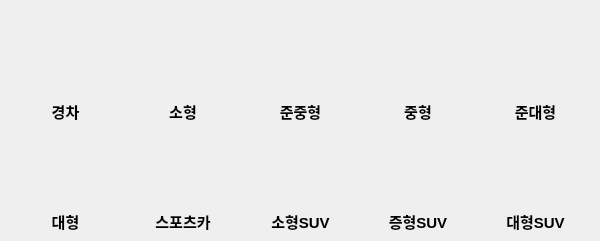
         <widget class="QWidget" name="tab_11">
          <attribute name="title">
           <string>차종별</string>
          </attribute>
          <widget class="QPushButton" name="pushButton_48">
           <property name="enabled">
            <bool>true</bool>
           </property>
           <property name="geometry">
            <rect>
             <x>140</x>
             <y>120</y>
             <width>90</width>
             <height>90</height>
            </rect>
           </property>
           <property name="cursor">
            <cursorShape>PointingHandCursor</cursorShape>
           </property>
           <property name="text">
            <string/>
           </property>
           <property name="icon">
            <iconset>
             <normaloff>../../Desktop/Important/다나와_프로젝트/사진/스포츠카.png</normaloff>../../Desktop/Important/다나와_프로젝트/사진/스포츠카.png</iconset>
           </property>
           <property name="iconSize">
            <size>
             <width>60</width>
             <height>60</height>
            </size>
           </property>
           <property name="default">
            <bool>false</bool>
           </property>
           <property name="flat">
            <bool>true</bool>
           </property>
          </widget>
          <widget class="QPushButton" name="pushButton_49">
           <property name="enabled">
            <bool>true</bool>
           </property>
           <property name="geometry">
            <rect>
             <x>255</x>
             <y>120</y>
             <width>90</width>
             <height>90</height>
            </rect>
           </property>
           <property name="cursor">
            <cursorShape>PointingHandCursor</cursorShape>
           </property>
           <property name="text">
            <string/>
           </property>
           <property name="icon">
            <iconset>
             <normaloff>../../Desktop/Important/다나와_프로젝트/사진/소형SUV.png</normaloff>../../Desktop/Important/다나와_프로젝트/사진/소형SUV.png</iconset>
           </property>
           <property name="iconSize">
            <size>
             <width>60</width>
             <height>60</height>
            </size>
           </property>
           <property name="default">
            <bool>false</bool>
           </property>
           <property name="flat">
            <bool>true</bool>
           </property>
          </widget>
          <widget class="QPushButton" name="pushButton_50">
           <property name="enabled">
            <bool>true</bool>
           </property>
           <property name="geometry">
            <rect>
             <x>370</x>
             <y>120</y>
             <width>90</width>
             <height>90</height>
            </rect>
           </property>
           <property name="cursor">
            <cursorShape>PointingHandCursor</cursorShape>
           </property>
           <property name="text">
            <string/>
           </property>
           <property name="icon">
            <iconset>
             <normaloff>../../Desktop/Important/다나와_프로젝트/사진/중형SUV.png</normaloff>../../Desktop/Important/다나와_프로젝트/사진/중형SUV.png</iconset>
           </property>
           <property name="iconSize">
            <size>
             <width>60</width>
             <height>60</height>
            </size>
           </property>
           <property name="default">
            <bool>false</bool>
           </property>
           <property name="flat">
            <bool>true</bool>
           </property>
          </widget>
          <widget class="QPushButton" name="pushButton_51">
           <property name="enabled">
            <bool>true</bool>
           </property>
           <property name="geometry">
            <rect>
             <x>140</x>
             <y>10</y>
             <width>90</width>
             <height>90</height>
            </rect>
           </property>
           <property name="cursor">
            <cursorShape>PointingHandCursor</cursorShape>
           </property>
           <property name="text">
            <string/>
           </property>
           <property name="icon">
            <iconset>
             <normaloff>../../Desktop/Important/다나와_프로젝트/사진/소형.png</normaloff>../../Desktop/Important/다나와_프로젝트/사진/소형.png</iconset>
           </property>
           <property name="iconSize">
            <size>
             <width>60</width>
             <height>60</height>
            </size>
           </property>
           <property name="default">
            <bool>false</bool>
           </property>
           <property name="flat">
            <bool>true</bool>
           </property>
          </widget>
          <widget class="QPushButton" name="pushButton_52">
           <property name="enabled">
            <bool>true</bool>
           </property>
           <property name="geometry">
            <rect>
             <x>20</x>
             <y>120</y>
             <width>90</width>
             <height>90</height>
            </rect>
           </property>
           <property name="cursor">
            <cursorShape>PointingHandCursor</cursorShape>
           </property>
           <property name="text">
            <string/>
           </property>
           <property name="icon">
            <iconset>
             <normaloff>../../Desktop/Important/다나와_프로젝트/사진/대형.png</normaloff>../../Desktop/Important/다나와_프로젝트/사진/대형.png</iconset>
           </property>
           <property name="iconSize">
            <size>
             <width>60</width>
             <height>60</height>
            </size>
           </property>
           <property name="default">
            <bool>false</bool>
           </property>
           <property name="flat">
            <bool>true</bool>
           </property>
          </widget>
          <widget class="QPushButton" name="pushButton_53">
           <property name="enabled">
            <bool>true</bool>
           </property>
           <property name="geometry">
            <rect>
             <x>20</x>
             <y>10</y>
             <width>90</width>
             <height>90</height>
            </rect>
           </property>
           <property name="cursor">
            <cursorShape>PointingHandCursor</cursorShape>
           </property>
           <property name="text">
            <string/>
           </property>
           <property name="icon">
            <iconset>
             <normaloff>../../Desktop/Important/다나와_프로젝트/사진/경차.png</normaloff>../../Desktop/Important/다나와_프로젝트/사진/경차.png</iconset>
           </property>
           <property name="iconSize">
            <size>
             <width>60</width>
             <height>60</height>
            </size>
           </property>
           <property name="default">
            <bool>false</bool>
           </property>
           <property name="flat">
            <bool>true</bool>
           </property>
          </widget>
          <widget class="QPushButton" name="pushButton_54">
           <property name="enabled">
            <bool>true</bool>
           </property>
           <property name="geometry">
            <rect>
             <x>490</x>
             <y>10</y>
             <width>90</width>
             <height>90</height>
            </rect>
           </property>
           <property name="cursor">
            <cursorShape>PointingHandCursor</cursorShape>
           </property>
           <property name="text">
            <string/>
           </property>
           <property name="icon">
            <iconset>
             <normaloff>../../Desktop/Important/다나와_프로젝트/사진/준대형.png</normaloff>../../Desktop/Important/다나와_프로젝트/사진/준대형.png</iconset>
           </property>
           <property name="iconSize">
            <size>
             <width>60</width>
             <height>60</height>
            </size>
           </property>
           <property name="default">
            <bool>false</bool>
           </property>
           <property name="flat">
            <bool>true</bool>
           </property>
          </widget>
          <widget class="QPushButton" name="pushButton_55">
           <property name="enabled">
            <bool>true</bool>
           </property>
           <property name="geometry">
            <rect>
             <x>490</x>
             <y>120</y>
             <width>90</width>
             <height>90</height>
            </rect>
           </property>
           <property name="cursor">
            <cursorShape>PointingHandCursor</cursorShape>
           </property>
           <property name="text">
            <string/>
           </property>
           <property name="icon">
            <iconset>
             <normaloff>../../Desktop/Important/다나와_프로젝트/사진/대형SUV.png</normaloff>../../Desktop/Important/다나와_프로젝트/사진/대형SUV.png</iconset>
           </property>
           <property name="iconSize">
            <size>
             <width>60</width>
             <height>60</height>
            </size>
           </property>
           <property name="default">
            <bool>false</bool>
           </property>
           <property name="flat">
            <bool>true</bool>
           </property>
          </widget>
          <widget class="QPushButton" name="pushButton_56">
           <property name="enabled">
            <bool>true</bool>
           </property>
           <property name="geometry">
            <rect>
             <x>255</x>
             <y>10</y>
             <width>90</width>
             <height>90</height>
            </rect>
           </property>
           <property name="cursor">
            <cursorShape>PointingHandCursor</cursorShape>
           </property>
           <property name="text">
            <string/>
           </property>
           <property name="icon">
            <iconset>
             <normaloff>../../Desktop/Important/다나와_프로젝트/사진/준중형.png</normaloff>../../Desktop/Important/다나와_프로젝트/사진/준중형.png</iconset>
           </property>
           <property name="iconSize">
            <size>
             <width>60</width>
             <height>60</height>
            </size>
           </property>
           <property name="default">
            <bool>false</bool>
           </property>
           <property name="flat">
            <bool>true</bool>
           </property>
          </widget>
          <widget class="QPushButton" name="pushButton_57">
           <property name="enabled">
            <bool>true</bool>
           </property>
           <property name="geometry">
            <rect>
             <x>370</x>
             <y>10</y>
             <width>90</width>
             <height>90</height>
            </rect>
           </property>
           <property name="cursor">
            <cursorShape>PointingHandCursor</cursorShape>
           </property>
           <property name="text">
            <string/>
           </property>
           <property name="icon">
            <iconset>
             <normaloff>../../Desktop/Important/다나와_프로젝트/사진/중형.png</normaloff>../../Desktop/Important/다나와_프로젝트/사진/중형.png</iconset>
           </property>
           <property name="iconSize">
            <size>
             <width>60</width>
             <height>60</height>
            </size>
           </property>
           <property name="default">
            <bool>false</bool>
           </property>
           <property name="flat">
            <bool>true</bool>
           </property>
          </widget>
          <widget class="QWidget" name="layoutWidget_8">
           <property name="geometry">
            <rect>
             <x>10</x>
             <y>100</y>
             <width>581</width>
             <height>22</height>
            </rect>
           </property>
           <layout class="QGridLayout" name="gridLayout_14">
            <item row="0" column="0">
             <widget class="QLabel" name="label_50">
              <property name="font">
               <font>
                <pointsize>11</pointsize>
                <bold>true</bold>
                <stylestrategy>PreferDefault</stylestrategy>
                <hintingpreference>PreferDefaultHinting</hintingpreference>
               </font>
              </property>
              <property name="text">
               <string>경차</string>
              </property>
              <property name="alignment">
               <set>Qt::AlignCenter</set>
              </property>
             </widget>
            </item>
            <item row="0" column="1">
             <widget class="QLabel" name="label_51">
              <property name="font">
               <font>
                <pointsize>11</pointsize>
                <bold>true</bold>
                <stylestrategy>PreferDefault</stylestrategy>
                <hintingpreference>PreferDefaultHinting</hintingpreference>
               </font>
              </property>
              <property name="text">
               <string>소형</string>
              </property>
              <property name="alignment">
               <set>Qt::AlignCenter</set>
              </property>
             </widget>
            </item>
            <item row="0" column="2">
             <widget class="QLabel" name="label_52">
              <property name="font">
               <font>
                <pointsize>11</pointsize>
                <bold>true</bold>
                <stylestrategy>PreferDefault</stylestrategy>
                <hintingpreference>PreferDefaultHinting</hintingpreference>
               </font>
              </property>
              <property name="text">
               <string>준중형</string>
              </property>
              <property name="alignment">
               <set>Qt::AlignCenter</set>
              </property>
             </widget>
            </item>
            <item row="0" column="3">
             <widget class="QLabel" name="label_53">
              <property name="font">
               <font>
                <pointsize>11</pointsize>
                <bold>true</bold>
                <stylestrategy>PreferDefault</stylestrategy>
                <hintingpreference>PreferDefaultHinting</hintingpreference>
               </font>
              </property>
              <property name="text">
               <string>중형</string>
              </property>
              <property name="alignment">
               <set>Qt::AlignCenter</set>
              </property>
             </widget>
            </item>
            <item row="0" column="4">
             <widget class="QLabel" name="label_54">
              <property name="font">
               <font>
                <pointsize>11</pointsize>
                <bold>true</bold>
                <stylestrategy>PreferDefault</stylestrategy>
                <hintingpreference>PreferDefaultHinting</hintingpreference>
               </font>
              </property>
              <property name="text">
               <string>준대형</string>
              </property>
              <property name="alignment">
               <set>Qt::AlignCenter</set>
              </property>
             </widget>
            </item>
           </layout>
          </widget>
          <widget class="QWidget" name="layoutWidget_9">
           <property name="geometry">
            <rect>
             <x>10</x>
             <y>210</y>
             <width>581</width>
             <height>22</height>
            </rect>
           </property>
           <layout class="QGridLayout" name="gridLayout_15">
            <item row="0" column="0">
             <widget class="QLabel" name="label_55">
              <property name="font">
               <font>
                <pointsize>11</pointsize>
                <bold>true</bold>
                <stylestrategy>PreferDefault</stylestrategy>
                <hintingpreference>PreferDefaultHinting</hintingpreference>
               </font>
              </property>
              <property name="text">
               <string>대형</string>
              </property>
              <property name="alignment">
               <set>Qt::AlignCenter</set>
              </property>
             </widget>
            </item>
            <item row="0" column="1">
             <widget class="QLabel" name="label_56">
              <property name="font">
               <font>
                <pointsize>11</pointsize>
                <bold>true</bold>
                <stylestrategy>PreferDefault</stylestrategy>
                <hintingpreference>PreferDefaultHinting</hintingpreference>
               </font>
              </property>
              <property name="text">
               <string>스포츠카</string>
              </property>
              <property name="alignment">
               <set>Qt::AlignCenter</set>
              </property>
             </widget>
            </item>
            <item row="0" column="2">
             <widget class="QLabel" name="label_57">
              <property name="font">
               <font>
                <pointsize>11</pointsize>
                <bold>true</bold>
                <stylestrategy>PreferDefault</stylestrategy>
                <hintingpreference>PreferDefaultHinting</hintingpreference>
               </font>
              </property>
              <property name="text">
               <string>소형SUV</string>
              </property>
              <property name="alignment">
               <set>Qt::AlignCenter</set>
              </property>
             </widget>
            </item>
            <item row="0" column="3">
             <widget class="QLabel" name="label_58">
              <property name="font">
               <font>
                <pointsize>11</pointsize>
                <bold>true</bold>
                <stylestrategy>PreferDefault</stylestrategy>
                <hintingpreference>PreferDefaultHinting</hintingpreference>
               </font>
              </property>
              <property name="text">
               <string>증형SUV</string>
              </property>
              <property name="alignment">
               <set>Qt::AlignCenter</set>
              </property>
             </widget>
            </item>
            <item row="0" column="4">
             <widget class="QLabel" name="label_59">
              <property name="font">
               <font>
                <pointsize>11</pointsize>
                <bold>true</bold>
                <stylestrategy>PreferDefault</stylestrategy>
                <hintingpreference>PreferDefaultHinting</hintingpreference>
               </font>
              </property>
              <property name="text">
               <string>대형SUV</string>
              </property>
              <property name="alignment">
               <set>Qt::AlignCenter</set>
              </property>
             </widget>
            </item>
           </layout>
          </widget>
         </widget>
